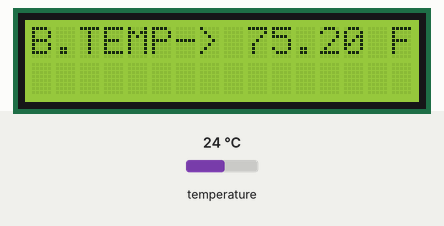
The sketch below on a simulated Arduino Uno, built with avr-gcc and run on an emulated ATmega328P. On the bench: 16×2 character LCD. Inputs (shaded band) come from the test bench; at power-on: temperature 24 °C. What the sketch prints to the serial monitor is not drawn.

Above: at 1.3 s.
1.4 s: temperature set to 12 °C
At 3.1 s:
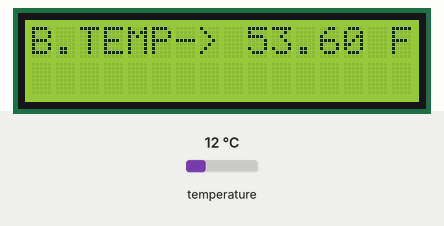
4.0 s: temperature set to 28 °C
At 5.9 s:
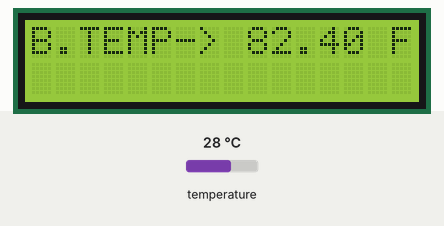
6.8 s: temperature set to 33 °C
At 8.6 s:
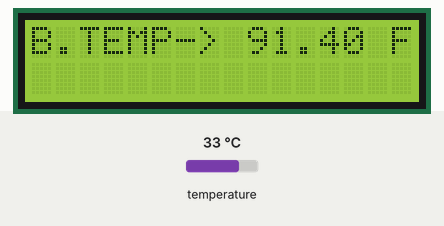
9.6 s: temperature set to 7 °C
At 11.4 s:
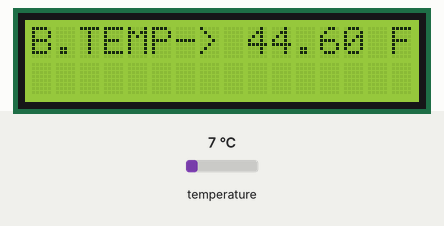
Timing chart, 0 to 12.9 s (numbered marks = the images above; inputs shaded):
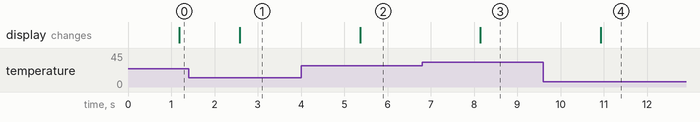

Measured:
- after the input at 1.4 s, the display: changes after 1.2 s (image 1)
- after the input at 4.0 s, the display: changes after 1.4 s (image 2)
- after the input at 6.8 s, the display: changes after 1.3 s (image 3)
- after the input at 9.6 s, the display: changes after 1.3 s (image 4)

The sketch:

test123.ino
```cpp
#include<SoftwareSerial.h>
SoftwareSerial BT(0,1);
#include <OneWire.h>
#include <LiquidCrystal_I2C.h>
OneWire  ds(10);  // on pin 10 (a 4.7K resistor is necessary)
LiquidCrystal_I2C lcd(0x3f, 16, 2); // set the LCD address to 0x3f for a 16 chars and 2 line display
void setup(void) {
  Serial.begin(9600);
  BT.begin(9600);

    lcd.init();
  lcd.init();
  lcd.backlight();

}

void loop(void) {
  byte i;
  byte present = 0;
  byte type_s;
  byte data[12];
  byte addr[8];
  float celsius, fahrenheit;

  if ( !ds.search(addr)) {
    Serial.println("No more addresses.");
    Serial.println();
    ds.reset_search();
    delay(250);
    return;
  }

  Serial.print("ROM =");
  for( i = 0; i < 8; i++) {
    Serial.write(' ');
    Serial.print(addr[i], HEX);
  }

  if (OneWire::crc8(addr, 7) != addr[7]) {
      Serial.println("CRC is not valid!");
      return;
  }
  Serial.println();

  // the first ROM byte indicates which chip
  switch (addr[0]) {
    case 0x10:
      Serial.println("  Chip = DS18S20");  // or old DS1820
      type_s = 1;
      break;
    case 0x28:
      Serial.println("  Chip = DS18B20");
      type_s = 0;
      break;
    case 0x22:
      Serial.println("  Chip = DS1822");
      type_s = 0;
      break;
    default:
      Serial.println("Device is not a DS18x20 family device.");
      return;
  }

  ds.reset();
  ds.select(addr);
  ds.write(0x44, 1);        // start conversion, with parasite power on at the end

  delay(1000);     // maybe 750ms is enough, maybe not
  // we might do a ds.depower() here, but the reset will take care of it.

  present = ds.reset();
  ds.select(addr);
  ds.write(0xBE);         // Read Scratchpad

  Serial.print("  Data = ");
  Serial.print(present, HEX);
  Serial.print(" ");
  for ( i = 0; i < 9; i++) {           // we need 9 bytes
    data[i] = ds.read();
    Serial.print(data[i], HEX);
    Serial.print(" ");
  }
  Serial.print(" CRC=");
  Serial.print(OneWire::crc8(data, 8), HEX);
  Serial.println();

  // Convert the data to actual temperature
  // because the result is a 16 bit signed integer, it should
  // be stored to an "int16_t" type, which is always 16 bits
  // even when compiled on a 32 bit processor.
  int16_t raw = (data[1] << 8) | data[0];
  if (type_s) {
    raw = raw << 3; // 9 bit resolution default
    if (data[7] == 0x10) {
      // "count remain" gives full 12 bit resolution
      raw = (raw & 0xFFF0) + 12 - data[6];
    }
  } else {
    byte cfg = (data[4] & 0x60);
    // at lower res, the low bits are undefined, so let's zero them
    if (cfg == 0x00) raw = raw & ~7;  // 9 bit resolution, 93.75 ms
    else if (cfg == 0x20) raw = raw & ~3; // 10 bit res, 187.5 ms
    else if (cfg == 0x40) raw = raw & ~1; // 11 bit res, 375 ms
    //// default is 12 bit resolution, 750 ms conversion time
  }
  celsius = (float)raw / 16.0;
  fahrenheit = celsius * 1.8 + 32.0;
  Serial.print("  Temperature = ");
  Serial.print(celsius);
  Serial.print(" Celsius, ");
  Serial.print(fahrenheit);
  Serial.println(" Fahrenheit");


    lcd.setCursor(0, 0);
  lcd.print("B.TEMP->");
  lcd.setCursor(9, 0);
  lcd.print(fahrenheit);
  lcd.setCursor(15, 0);
  lcd.print("F");

  BT.println("Temperature");
  BT.print(fahrenheit);
  BT.print("-------------------------------------");
  BT.println(celsius);

}
```
